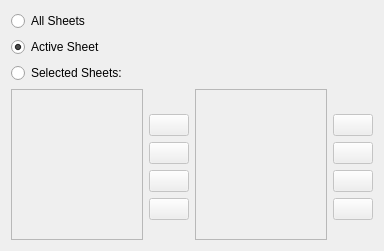
<ui version="4.0" >
 <author>The KCells Team &lt;koffice-devel@kde.org></author>
 <comment>This file is part of the KDE project
Copyright (C) 2006 The KCells Team &lt;koffice-devel@kde.org>

This library is free software; you can redistribute it and/or
modify it under the terms of the GNU Library General Public
License as published by the Free Software Foundation; either
version 2 of the License, or (at your option) any later version.

This library is distributed in the hope that it will be useful,
but WITHOUT ANY WARRANTY; without even the implied warranty of
MERCHANTABILITY or FITNESS FOR A PARTICULAR PURPOSE.  See the
GNU Library General Public License for more details.

You should have received a copy of the GNU Library General Public
License along with this library; see the file COPYING.LIB.  If not,
write to the Free Software Foundation, Inc., 51 Franklin Street,
Fifth Floor, Boston, MA 02110-1301, USA.</comment>
 <class>SheetSelectWidget</class>
 <widget class="QWidget" name="SheetSelectWidget" >
  <property name="geometry" >
   <rect>
    <x>0</x>
    <y>0</y>
    <width>384</width>
    <height>251</height>
   </rect>
  </property>
  <property name="sizePolicy" >
   <sizepolicy vsizetype="Expanding" hsizetype="Expanding" >
    <horstretch>0</horstretch>
    <verstretch>0</verstretch>
   </sizepolicy>
  </property>
  <layout class="QGridLayout" name="gridLayout" >
   <item row="0" column="0" >
    <widget class="QRadioButton" name="allSheetsButton" >
     <property name="text" >
      <string>All Sheets</string>
     </property>
    </widget>
   </item>
   <item row="1" column="0" >
    <widget class="QRadioButton" name="activeSheetButton" >
     <property name="text" >
      <string>Active Sheet</string>
     </property>
     <property name="checked" >
      <bool>true</bool>
     </property>
    </widget>
   </item>
   <item row="2" column="0" >
    <widget class="QRadioButton" name="selectedSheetsButton" >
     <property name="text" >
      <string>Selected Sheets:</string>
     </property>
    </widget>
   </item>
   <item rowspan="6" row="3" column="0" >
    <widget class="QListWidget" name="ListViewAvailable" >
     <property name="enabled" >
      <bool>false</bool>
     </property>
     <property name="toolTip" >
      <string>Available sheets</string>
     </property>
     <property name="whatsThis" >
      <string>&lt;b>List of all available sheets.&lt;/b>&lt;br>
To print a sheet you have to select one or more sheets in this list and use the buttons to insert the selected sheet(s) in the right-hand list, which lists all sheets that are printed.&lt;br>
You can insert a sheet as often as you like, this way it will be printed multiple times. This is useful for dividers or title pages, for example.</string>
     </property>
     <property name="dragEnabled" >
      <bool>true</bool>
     </property>
     <column>
      <property name="text" >
       <string>Available Sheets</string>
      </property>
      <property name="clickable" >
       <bool>true</bool>
      </property>
      <property name="resizable" >
       <bool>true</bool>
      </property>
     </column>
    </widget>
   </item>
   <item row="3" column="1" >
    <spacer name="verticalSpacer" >
     <property name="orientation" >
      <enum>Qt::Vertical</enum>
     </property>
     <property name="sizeHint" stdset="0" >
      <size>
       <width>20</width>
       <height>9</height>
      </size>
     </property>
    </spacer>
   </item>
   <item rowspan="6" row="3" column="2" >
    <widget class="QListWidget" name="ListViewSelected" >
     <property name="enabled" >
      <bool>false</bool>
     </property>
     <property name="acceptDrops" >
      <bool>true</bool>
     </property>
     <property name="toolTip" >
      <string>List of sheets to print in given order</string>
     </property>
     <property name="whatsThis" >
      <string>&lt;b>List of sheets to print.&lt;/b>&lt;br>
Only the sheets listed here will be printed in the order of listing. You can change the print order with the up and down buttons.&lt;br>
It is even possible to print a sheet more than once. Just insert the desired sheet again and order the list to your needs.</string>
     </property>
     <property name="dragEnabled" >
      <bool>true</bool>
     </property>
     <column>
      <property name="text" >
       <string>Selected Sheets</string>
      </property>
      <property name="clickable" >
       <bool>true</bool>
      </property>
      <property name="resizable" >
       <bool>true</bool>
      </property>
     </column>
    </widget>
   </item>
   <item row="3" column="3" >
    <spacer name="verticalSpacer_3" >
     <property name="orientation" >
      <enum>Qt::Vertical</enum>
     </property>
     <property name="sizeHint" stdset="0" >
      <size>
       <width>20</width>
       <height>9</height>
      </size>
     </property>
    </spacer>
   </item>
   <item row="4" column="1" >
    <widget class="KPushButton" name="ButtonSelectAll" >
     <property name="enabled" >
      <bool>false</bool>
     </property>
     <property name="toolTip" >
      <string>Select all sheets</string>
     </property>
     <property name="text" >
      <string/>
     </property>
    </widget>
   </item>
   <item row="4" column="3" >
    <widget class="KPushButton" name="ButtonMoveTop" >
     <property name="enabled" >
      <bool>false</bool>
     </property>
     <property name="toolTip" >
      <string>Move selected sheet to the top</string>
     </property>
     <property name="text" >
      <string/>
     </property>
    </widget>
   </item>
   <item row="5" column="1" >
    <widget class="KPushButton" name="ButtonSelect" >
     <property name="enabled" >
      <bool>false</bool>
     </property>
     <property name="toolTip" >
      <string>Select sheets</string>
     </property>
     <property name="text" >
      <string/>
     </property>
    </widget>
   </item>
   <item row="5" column="3" >
    <widget class="KPushButton" name="ButtonMoveUp" >
     <property name="enabled" >
      <bool>false</bool>
     </property>
     <property name="toolTip" >
      <string>Move selected sheet up</string>
     </property>
     <property name="text" >
      <string/>
     </property>
    </widget>
   </item>
   <item row="6" column="1" >
    <widget class="KPushButton" name="ButtonRemove" >
     <property name="enabled" >
      <bool>false</bool>
     </property>
     <property name="toolTip" >
      <string>Remove sheets</string>
     </property>
     <property name="text" >
      <string/>
     </property>
    </widget>
   </item>
   <item row="6" column="3" >
    <widget class="KPushButton" name="ButtonMoveDown" >
     <property name="enabled" >
      <bool>false</bool>
     </property>
     <property name="toolTip" >
      <string>Move selected sheet down</string>
     </property>
     <property name="text" >
      <string/>
     </property>
    </widget>
   </item>
   <item row="7" column="1" >
    <widget class="KPushButton" name="ButtonRemoveAll" >
     <property name="enabled" >
      <bool>false</bool>
     </property>
     <property name="toolTip" >
      <string>Clear Selection</string>
     </property>
     <property name="text" >
      <string/>
     </property>
    </widget>
   </item>
   <item row="7" column="3" >
    <widget class="KPushButton" name="ButtonMoveBottom" >
     <property name="enabled" >
      <bool>false</bool>
     </property>
     <property name="toolTip" >
      <string>Move selected sheet to the bottom</string>
     </property>
     <property name="text" >
      <string/>
     </property>
    </widget>
   </item>
   <item row="8" column="1" >
    <spacer name="verticalSpacer_2" >
     <property name="orientation" >
      <enum>Qt::Vertical</enum>
     </property>
     <property name="sizeHint" stdset="0" >
      <size>
       <width>20</width>
       <height>13</height>
      </size>
     </property>
    </spacer>
   </item>
   <item row="8" column="3" >
    <spacer name="verticalSpacer_4" >
     <property name="orientation" >
      <enum>Qt::Vertical</enum>
     </property>
     <property name="sizeHint" stdset="0" >
      <size>
       <width>20</width>
       <height>13</height>
      </size>
     </property>
    </spacer>
   </item>
  </layout>
 </widget>
 <layoutfunction spacing="KDialog::spacingHint" margin="KDialog::marginHint" />
 <pixmapfunction>KIcon</pixmapfunction>
 <customwidgets>
  <customwidget>
   <class>KPushButton</class>
   <extends>QPushButton</extends>
   <header>kpushbutton.h</header>
  </customwidget>
 </customwidgets>
 <tabstops>
  <tabstop>ListViewAvailable</tabstop>
  <tabstop>ButtonSelectAll</tabstop>
  <tabstop>ButtonSelect</tabstop>
  <tabstop>ButtonRemove</tabstop>
  <tabstop>ButtonRemoveAll</tabstop>
  <tabstop>ListViewSelected</tabstop>
  <tabstop>ButtonMoveTop</tabstop>
  <tabstop>ButtonMoveUp</tabstop>
  <tabstop>ButtonMoveDown</tabstop>
  <tabstop>ButtonMoveBottom</tabstop>
 </tabstops>
 <includes>
 </includes>
 <resources/>
 <connections/>
</ui>
